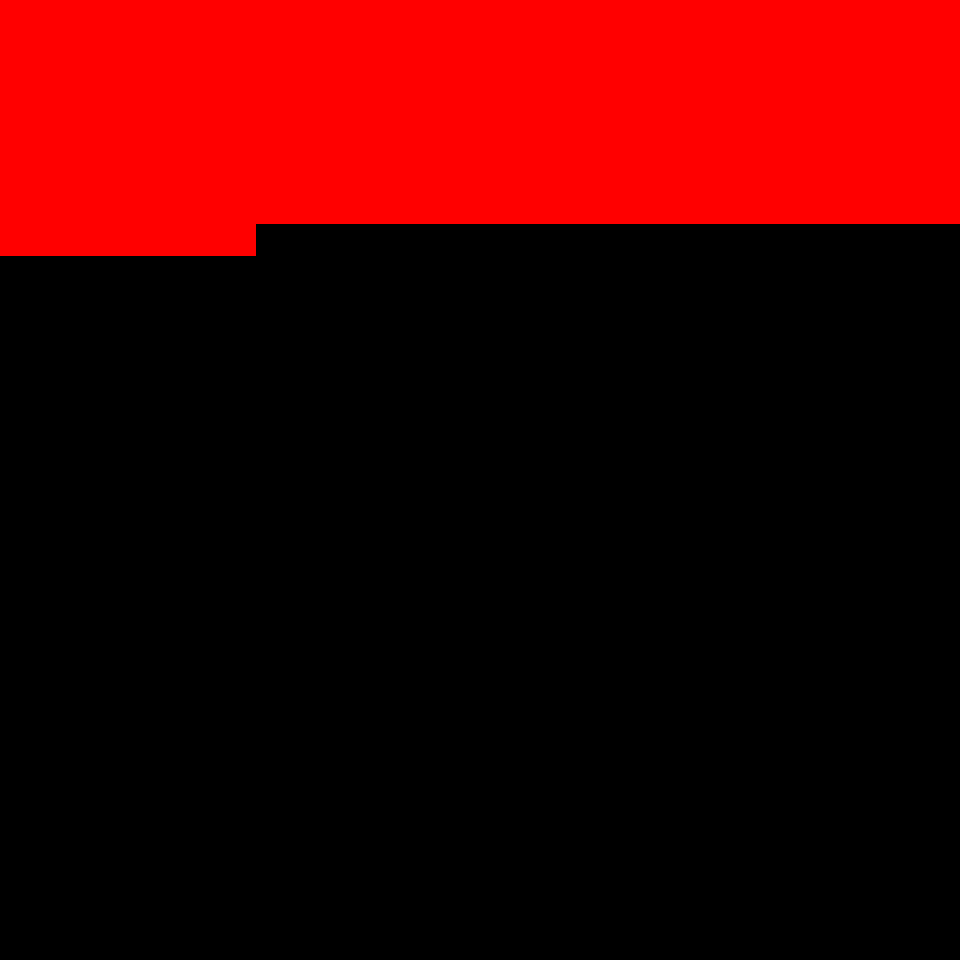

A 2D game scene composited from a Tiled map and its tileset images. What follows is a short description and the map's XML, with each tile layer's data collapsed to a summary:
An orthogonal 30x30 tile map with 32x32 px tiles, 6 tile layers (Ground, Object, Object2, Above, ...), 8 tilesets and 1 object (mapExit).

<map version="1.0" orientation="orthogonal" renderorder="right-down" width="30" height="30" tilewidth="32" tileheight="32" nextobjectid="2">
  <tileset firstgid="1" name="tileset_logic_collision" tilewidth="32" tileheight="32" tilecount="1" columns="1">
    <image source="../drawable/tileset_logic_collision.png" width="32" height="32" />
  </tileset>
  <tileset firstgid="2" name="tileset_ground_ground" tilewidth="32" tileheight="32" tilecount="33" columns="3">
    <image source="../drawable/tileset_ground_ground.png" width="96" height="352" />
  </tileset>
  <tileset firstgid="35" name="tileset_ground_ridge_earth_pale" tilewidth="32" tileheight="32" tilecount="96" columns="12">
    <image source="../drawable/tileset_ground_ridge_earth_pale.png" width="384" height="256" />
  </tileset>
  <tileset firstgid="131" name="tileset_ground_ridge_earth_dark" tilewidth="32" tileheight="32" tilecount="96" columns="12">
    <image source="../drawable/tileset_ground_ridge_earth_dark.png" width="384" height="256" />
  </tileset>
  <tileset firstgid="227" name="tileset_terrain_desert" tilewidth="32" tileheight="32" tilecount="88" columns="8">
    <image source="../drawable/tileset_terrain_desert.png" width="256" height="352" />
  </tileset>
  <tileset firstgid="315" name="tileset_plant_tree_tree_darkgreen" tilewidth="32" tileheight="32" tilecount="88" columns="8">
    <image source="../drawable/tileset_plant_tree_tree_darkgreen.png" width="256" height="352" />
  </tileset>
  <tileset firstgid="403" name="tileset_ground_sand_2" tilewidth="32" tileheight="32" tilecount="15" columns="5">
    <image source="../drawable/tileset_ground_sand_2.png" width="160" height="96" />
  </tileset>
  <tileset firstgid="418" name="tileset_plant_cactus_2" tilewidth="32" tileheight="32" tilecount="10" columns="5">
    <image source="../drawable/tileset_plant_cactus_2.png" width="160" height="64" />
  </tileset>
  <layer name="Ground" width="30" height="30">
    <data>[900 cells, 218 non-empty, 2 distinct tile ids]</data>
  </layer>
  <layer name="Object" width="30" height="30">
    <data>[900 cells, 41 non-empty, 13 distinct tile ids]</data>
  </layer>
  <layer name="Object2" width="30" height="30">
    <data>[900 cells, 0 non-empty, 0 distinct tile ids]</data>
  </layer>
  <layer name="Above" width="30" height="30">
    <data>[900 cells, 81 non-empty, 16 distinct tile ids]</data>
  </layer>
  <layer name="Above2" width="30" height="30">
    <data>[900 cells, 0 non-empty, 0 distinct tile ids]</data>
  </layer>
  <layer name="Walkable" width="30" height="30">
    <data>[900 cells, 218 non-empty, 1 distinct tile ids]</data>
  </layer>
  <objectgroup name="MapEvents">
    <object id="1" name="west" type="mapExit" x="0" y="256" width="32" height="704">
      <properties>
        <property name="map" value="level_0_x37_y149" />
        <property name="x" value="28" />
        <property name="y" value="8" />
      </properties>
    </object>
  </objectgroup>
</map>
